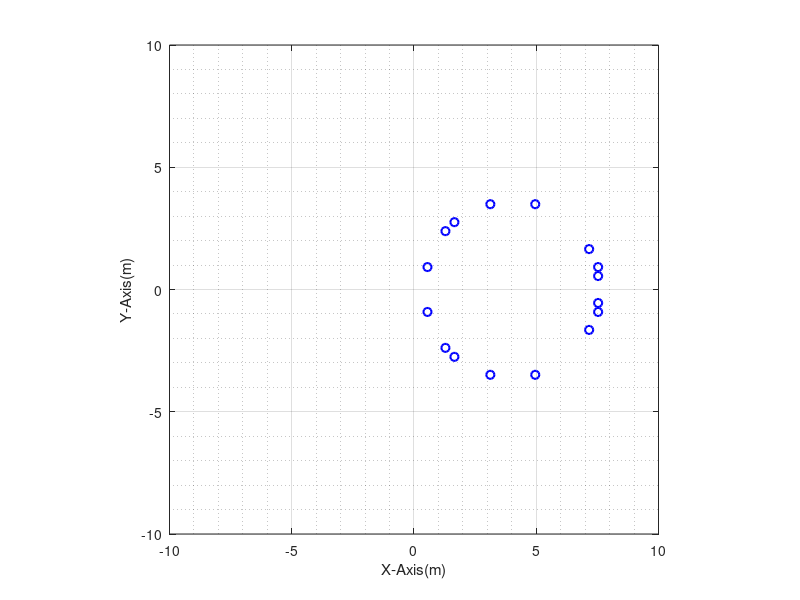

This figure's MATLAB source:
L = [2;3;4];

% Workspace Points
WS_points = zeros(0,0);
P = zeros(3,1);
P(3) = 0;
range = linspace(-(L(1) + L(2) + L(3)),L(1) + L(2) + L(3),50);
[X,Y] = ndgrid(range,range);

% Position vector of {2} from ground frame
for i = 1:length(X)
  for j = 1:length(Y)
    P(1) = X(i,j);
    P(2) = Y(i,j);
    X2 = [P(1) - L(3)*cos(P(3));P(2) - L(3)*sin(P(3))];
    kappa = (X2(1)^2 + X2(2)^2 - L(1)^2 - L(2)^2)/2*L(1)*L(2);
        if(kappa >= -1 && kappa <= 1)
        % Appending to the workspace
        WS_points = cat(1,WS_points,[P(1) P(2)])
        end
  end
end

plot(WS_points(:,1), WS_points(:,2),'bo','LineWidth',1.5)
grid on; grid minor;
ylim([-(L(1) + L(2) + L(3))-1;L(1) + L(2) + L(3)+1 ])
xlim([-(L(1) + L(2) + L(3))-1;L(1) + L(2) + L(3)+1 ])
axis equal
xlabel('X-Axis(m)')
ylabel('Y-Axis(m)')
